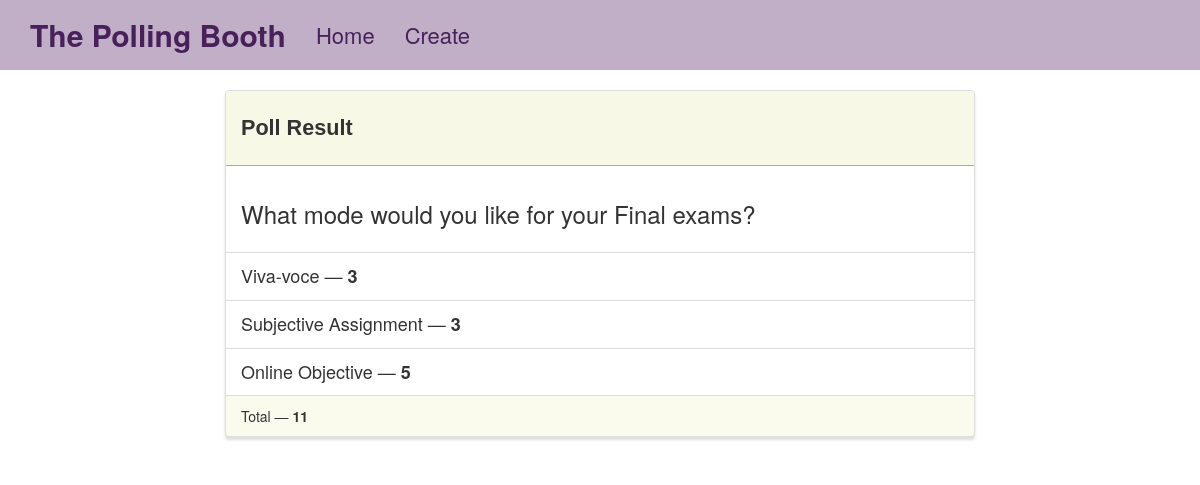
The app's page /results/8/ with its own data.
### poll/models.py (models this page shows)
class Poll(models.Model):
    question = models.TextField()
    option_one = models.CharField(max_length=30)
    option_two = models.CharField(max_length=30)
    option_three = models.CharField(max_length=30)
    option_one_count = models.IntegerField(default=0)
    option_two_count = models.IntegerField(default=0)
    option_three_count = models.IntegerField(default=0)
    def total(self):
        return self.option_one_count + self.option_two_count +self.option_three_count

### poll/views.py (the view)
# urls.py: path('results/<poll_id>/', poll_views.results, name='results'),
def results(request, poll_id):
    poll = Poll.objects.get(pk=poll_id)
    context = {
        'poll': poll
    }
    return render(request, 'poll/results.html', context)

### poll/templates/poll/results.html (shortened to what this page needs)
{% extends "poll/base.html" %}
{% block main %}
<div class="row">
    <div class="col-lg-8 col-lg-offset-2">
        <div class="panel panel-default">
            <div class="panel-heading">
                <h3 class="panel-title">Poll Result</h3>
            </div>
            <div class="panel-body">
                <h3>{{poll.question}}</h3>
            </div>
            <ul class="list-group">
                <li class="list-group-item">{{poll.option_one}} &mdash; <strong>{{poll.option_one_count}}</strong></li>
                <li class="list-group-item">{{poll.option_two}} &mdash; <strong>{{poll.option_two_count}}</strong></li>
                <li class="list-group-item">{{poll.option_three}} &mdash; <strong>{{poll.option_three_count}}</strong></li>
            </ul>
            <div class="panel-footer">
                Total &mdash; <strong>{{poll.total}}</strong>
            </div>
        </div>
    </div>
</div>
{% endblock %}

### poll/static/style.css (style rules this page uses)
.panel-default > .panel-heading { color: #333; background-color: rgba(245, 245, 220, .7); border-color: rgba(119, 119, 108, 0.6); font-size: large; }
.panel-footer { background-color: rgba(245, 245, 220, .5); border-color: rgba(245, 245, 220, .4); }
.panel { margin-top: 20px; box-shadow: 0px 3px 3px 0px #ddd; }
.panel-title { font-weight: bolder; font-size: larger; padding-top: 15px; padding-bottom: 15px; font-family: Arial, Helvetica, sans-serif; font: outline; }
.list-group-item { font-size: large; }

### records on screen
Poll: question "What mode would you like for your Final exams?", option_one "Viva-voce", option_one_count "3", option_two "Subjective Assignment", option_two_count "3", option_three "Online Objective", option_three_count "5", total "11"
